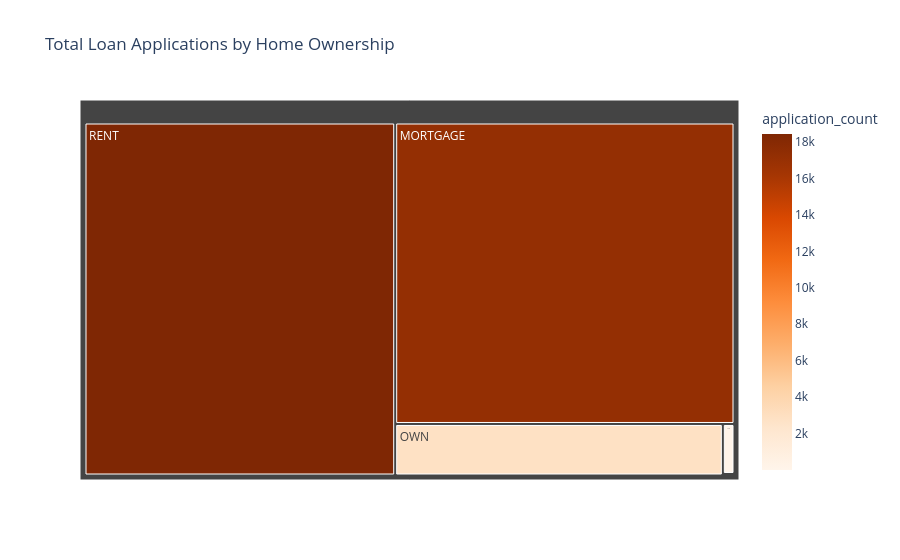

The notebook cell this image was saved under:
### Markdown cell above
### Home ownership by Total Loan Application

### Code cell
home_applications = df.groupby('home_ownership')['id'].count().reset_index()
home_applications.rename(columns={'id': 'application_count'}, inplace=True)

fig = px.treemap(
    home_applications,
    path=['home_ownership'],
    values='application_count',
    color='application_count',
    color_continuous_scale='Oranges',
    title='Total Loan Applications by Home Ownership'
)

fig.show()

### Figure 1 — Plotly figure (JSON) as saved in the notebook; plotly's stock layout.template omitted (floating-point values rounded to 4 significant figures)
{"data": [{"branchvalues": "total", "customdata": [[17200.0], [3.0], [98.0], [2838.0], [18440.0]], "domain": {"x": [0, 1], "y": [0, 1]}, "hovertemplate": "labels=%{label}<br>application_count_sum=%{value}<br>parent=%{parent}<br>id=%{id}<br>application_count=%{color}<extra></extra>", "ids": ["MORTGAGE", "NONE", "OTHER", "OWN", "RENT"], "labels": ["MORTGAGE", "NONE", "OTHER", "OWN", "RENT"], "marker": {"coloraxis": "coloraxis", "colors": [17200.0, 3.0, 98.0, 2838.0, 18440.0]}, "name": "", "parents": ["", "", "", "", ""], "type": "treemap", "values": [17200.0, 3.0, 98.0, 2838.0, 18440.0]}], "layout": {"coloraxis": {"colorbar": {"title": {"text": "application_count"}}, "colorscale": [[0, "rgb(255,245,235)"], [0.125, "rgb(254,230,206)"], [0.25, "rgb(253,208,162)"], [0.375, "rgb(253,174,107)"], [0.5, "rgb(253,141,60)"], [0.625, "rgb(241,105,19)"], [0.75, "rgb(217,72,1)"], [0.875, "rgb(166,54,3)"], [1, "rgb(127,39,4)"]]}, "legend": {"tracegroupgap": 0}, "title": {"text": "Total Loan Applications by Home Ownership"}}}
